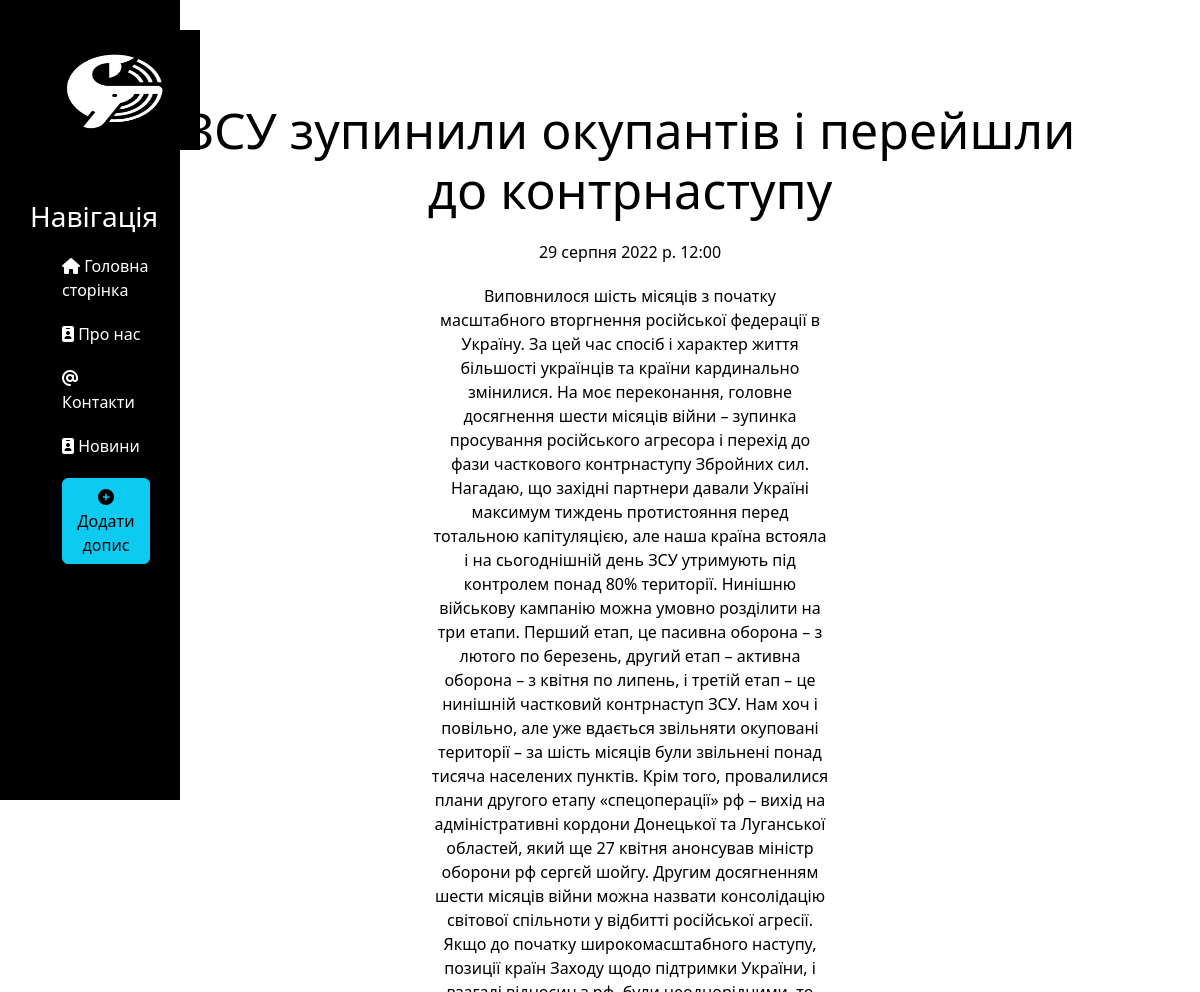
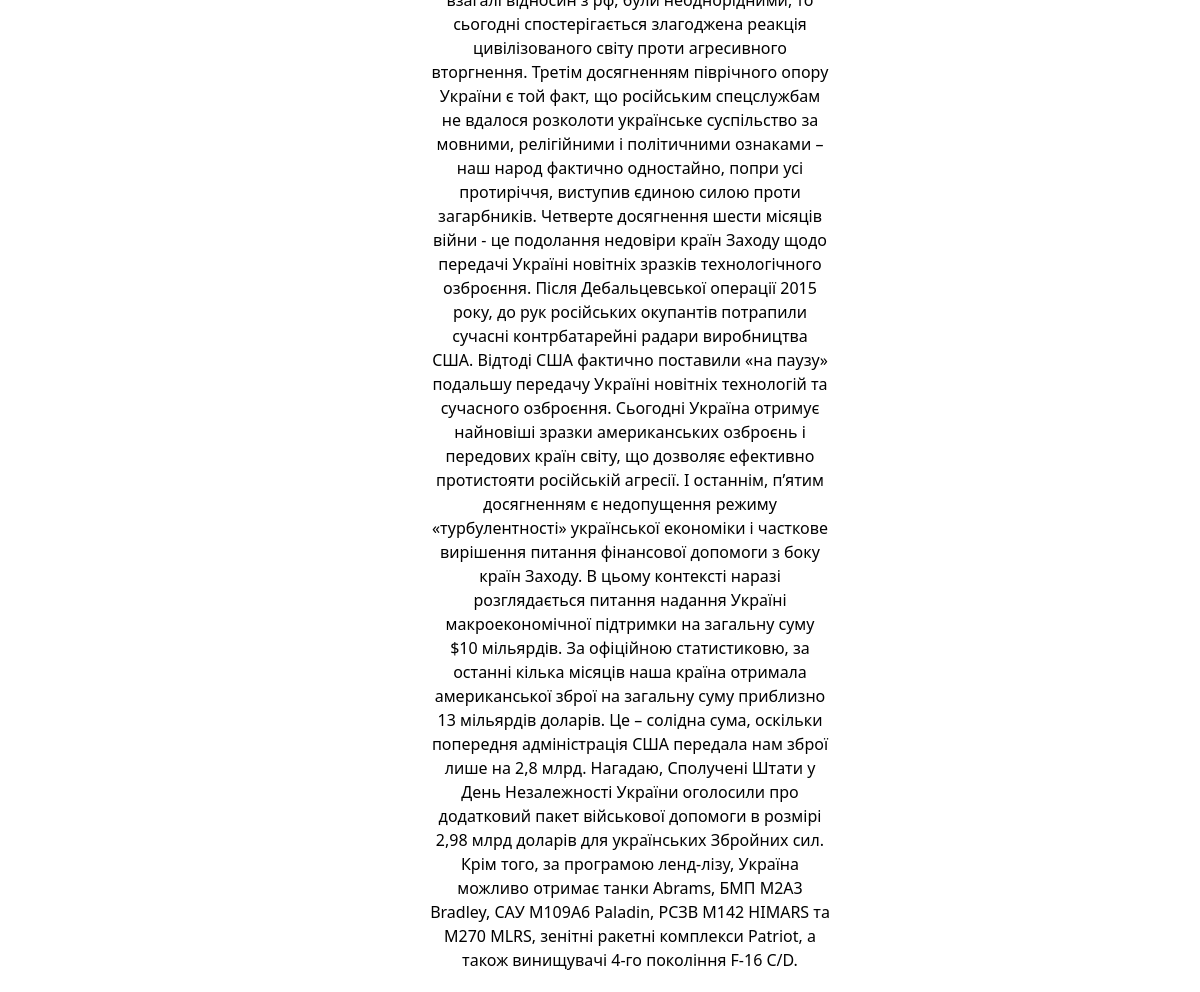
The page /news/2 on the database its author committed (2 pictures, top to bottom).
### news/models.py (models this page shows, shortened)
class news_list (models.Model):
    title = models.CharField('Назва', max_length=50)
    anons = models.CharField('Анонс', max_length=250)
    full_text = models.TextField('Текст новини')
    date = models.DateTimeField('Дата публікації')
    class Meta:
        verbose_name = 'Новина'
        verbose_name_plural = 'Новини'

### news/views.py (the view)
class NewsDetailView(DetailView):
    model = news_list
    template_name = 'news/detail_view.html'
    context_object_name = 'object'

### news/templates/news/detail_view.html (shortened to what this page needs)
{% extends 'main/layout.html' %}
{% block content %}
   <div class = 'features'>
      <h1>{{ object.title }}</h1>
      <p>{{ object.date }}</p>
      <p>{{ object.full_text }}</p>
   </div>
{% endblock %}

### main/static/main/css/main.css (style rules this page uses)
body { background:#ffffff; }
main .features { float: left; color: #000000; margin-top: 100px; text-align: center; width: 75%; }
main .features h1 { font-size:50px }
main .features p { max-width: 400px; margin: 20px auto }

### rows shown on the page
news_list: title "ЗСУ зупинили окупантів і перейшли до контрнаступу", date "29 серпня 2022 р. 12:00", full_text "Виповнилося шість місяців з початку масштабного вторгнення російської федерації в Україну. За цей час спосіб і характер життя більшості українців та країни кардинально змінилися. На моє переконання, головне досягнення шести місяців війни – зупинка просування російського агресора і перехід до фази часткового контрнаступу Збройних сил. Нагадаю, що західні партнери давали Україні максимум тиждень протистояння перед тотальною капітуляцією, але наша країна встояла і на сьогоднішній день ЗСУ утримують під контролем понад 80% території. Нинішню військову кампанію можна умовно розділити на три етапи. Перший етап, це пасивна оборона – з лютого по березень, другий етап – активна оборона – з квітня по…"
